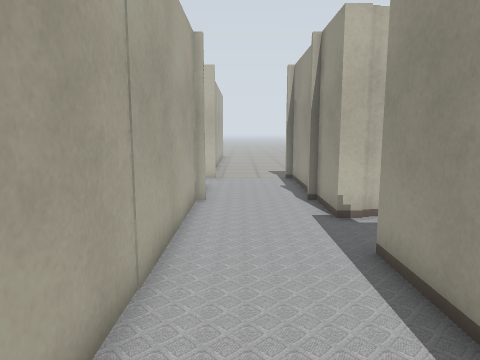
view 1 (above)

24 first-person views from a walk through a world built for the Gazebo simulator. The camera is 1.2 m above the floor, tilts 8° down and sees 70° across. Floor lines are 1 m apart. The floor is counted in squares, 0.5 m on a side. Each view is taken from the middle of a square. On the plan, view 1 faces up. The plan holds only what a view shows up to about 19 squares ahead; the rest is blank. The place goes on beyond the plan. The robots in the file are not drawn. Gazebo's built-in surfaces are drawn with simple patterns. Simple shapes stand in for some stock models. Some surface patterns are stand-ins.

view 2
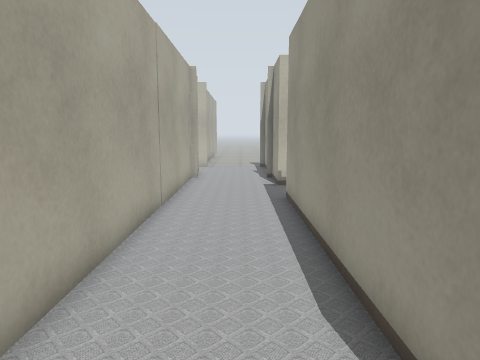

view 3
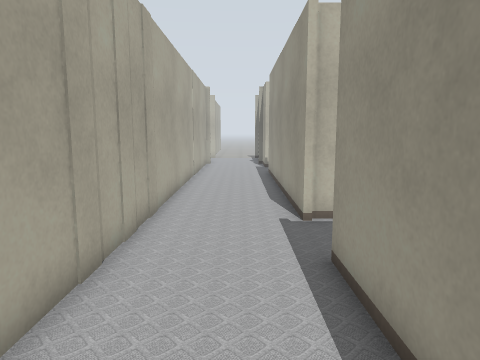

view 4
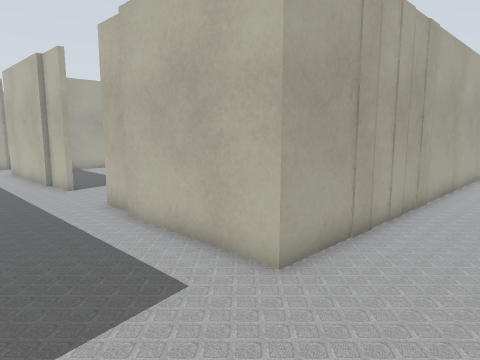

view 5
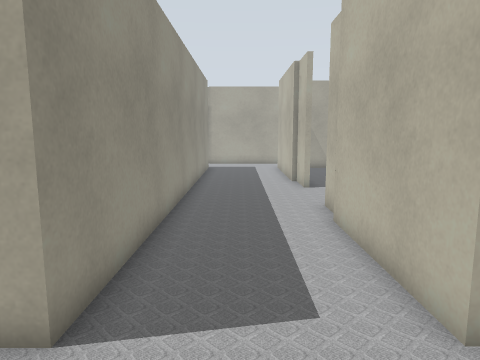

view 6
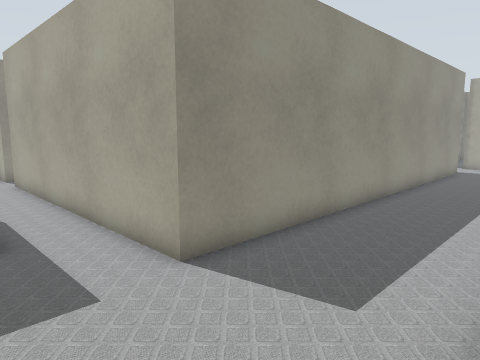

view 7
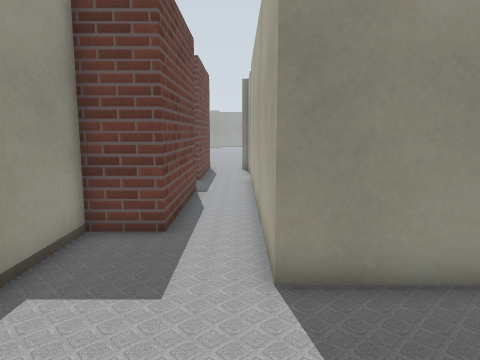

view 8
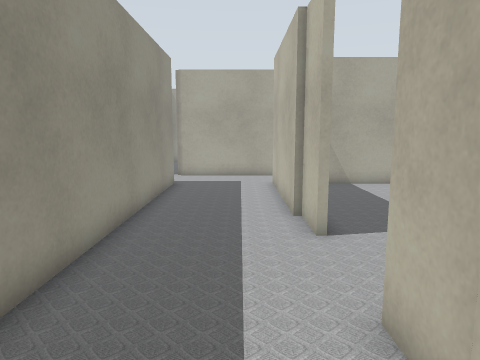

view 9
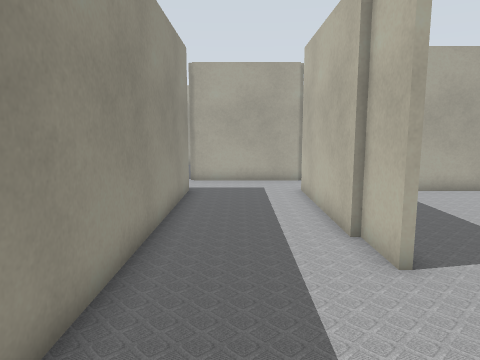

view 10
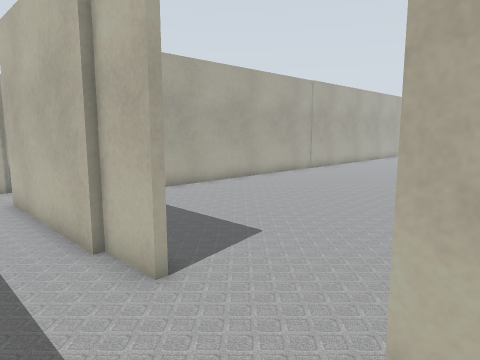

view 11
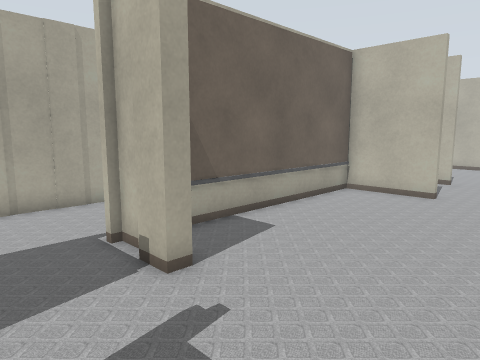

view 12
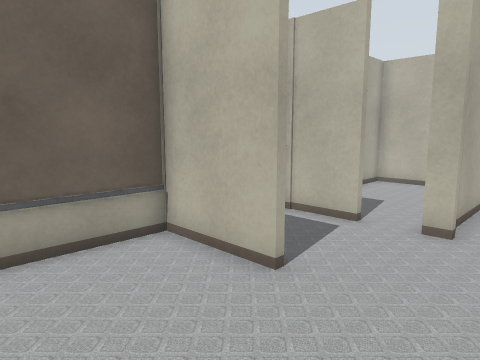

view 13
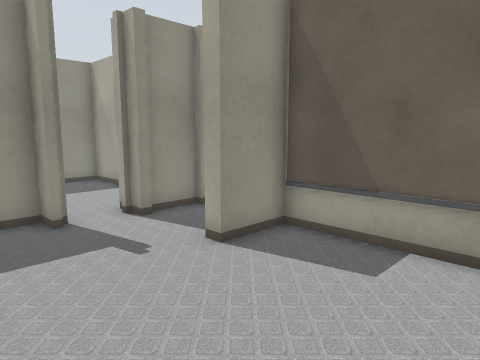

view 14
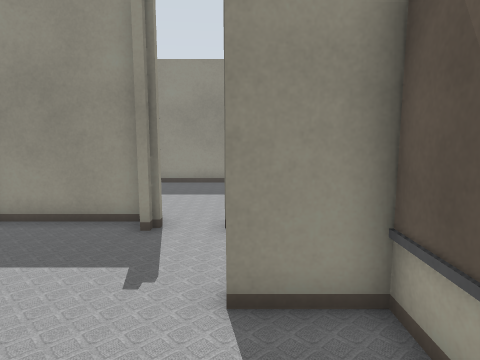

view 15
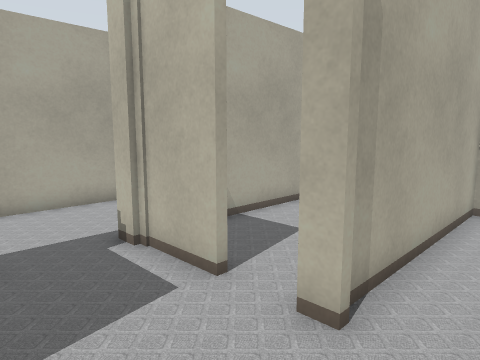

view 16
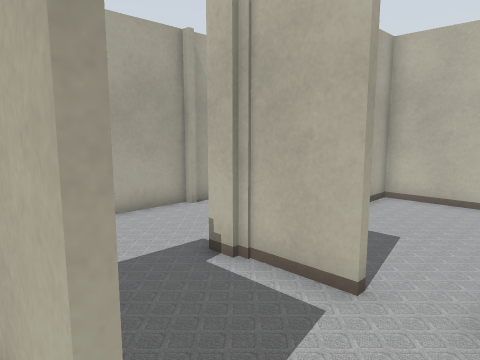

view 17
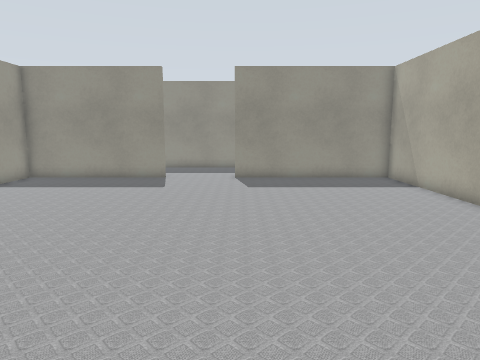

view 18
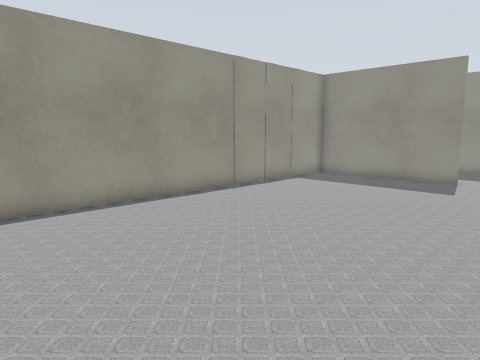

view 19
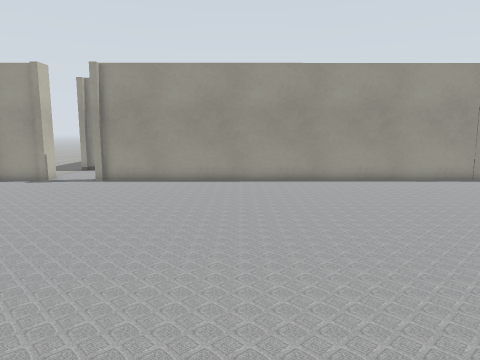

view 20
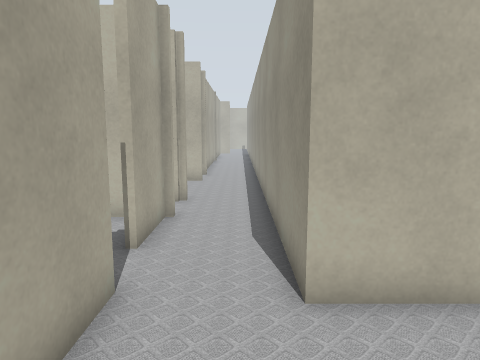

view 21
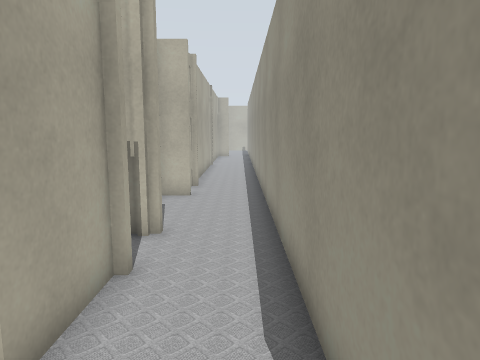

view 22
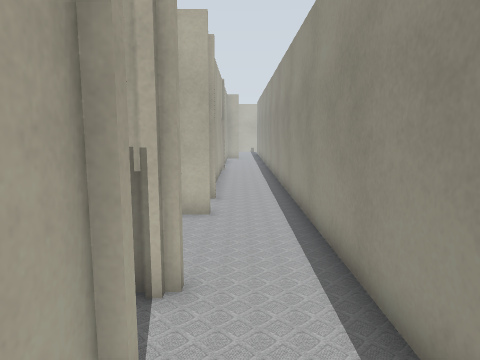

view 23
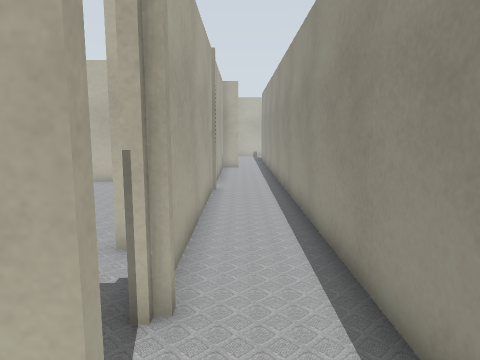

view 24
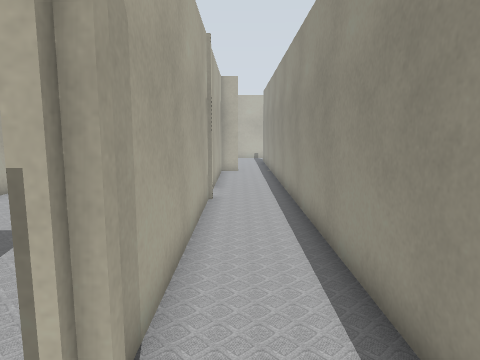

### Floor plan
Points are (right, up) in squares from view 1. A wall is a line through its corners. A room is listed if a view was taken in it or the views show most of it. See-through windows are left out.
Room 1 (views 1, 2, 3, 4, 5, 6, 7, 8, 9, 10, 11, 15, 16, 21, 22, 23, 24)
walls: (2.7, -5) (2.7, 6.6); (3.8, -4.6) (2.9, -4.6); (5.2, -4.4) (5.2, -4.9) (4.1, -4.9); (2.9, -8.1) (4.8, -8.1); (4.8, -7.8) (5.2, -7.8) (5.2, -8.5); (7.4, -8.1) (7.4, -9) (10.5, -9); (2.7, -11.8) (2.7, -7.8); (-7.4, -11.2) (-9.1, -11.2); (3.5, 9.4) (2.7, 9.4) (2.7, 12); (5.9, 9.6) (3.4, 9.6); (-1.1, 11.9) (-1.6, 11.9) (-1.6, -11.5) (-7.1, -11.5); (8.1, 9.6) (7.4, 9.6); (-12.6, -11.2) (-14.8, -11.2); (-1.6, 13) (-1.6, 12.4); (2.7, 13.5) (2.7, 17.6); (-14.6, -11.5) (-21.1, -11.5) (-21.1, 18.5); (2.7, -19) (2.7, -16.1); (2.4, 17.5) (2.4, 18); (-1.2, 18) (-1.2, 17.6); (7.9, 17.8) (7.9, 10.1); (-23.9, -4.1) (-24.5, -4.1); (-23.9, 0.8) (-24.5, 0.8); (-24.1, -6.4) (-24.1, -9.2); (-21.1, -16.1) (-1.6, -16.1) (-1.6, -17.6); (-23.9, -11) (-23.9, -14.4); (-24.1, 13.4) (-24.1, 4); (-24.1, 18.4) (-24.1, 15.2)
ways out: opening at (8, -4.5) to room 2; opening at (8.5, 5.5) to room 2; opening at (-11, -11) to room 3; opening at (-2, 17) to room 3; opening at (-22.5, -15.5) to room 4; gap at (6, 10) to room 5; opening at (-0.5, -17.5); opening at (6, -9)
Room 2 (views 12, 13, 14)
walls: (6.5, 5.5) (3, 5.5) (3, -4.4) (5.2, -4.4)
ways out: opening at (8, -4.5) to room 1; opening at (8.5, 5.5) to room 1
Room 3 (views 17, 18, 19)
walls: (-20.8, 0.6) (-20.8, -11) (-12.6, -11); (-9.1, -11) (-1.9, -11) (-1.9, 14.9); (-1.9, 18) (-1.9, 18.5); (-1.2, 17.6) (-2.2, 17.6) (-2.2, 18)
ways out: opening at (-11, -11) to room 1; opening at (-2, 17) to room 1
Room 4 (view 20)
walls: (-23.9, -14.4) (-23.9, -16.4)
ways out: opening at (-22.5, -15.5) to room 1
Room 5 (no view inside)
walls: (5.9, 17.6) (3, 17.6) (3, 12.5)
ways out: gap at (6, 10) to room 1

Where each view was taken, in squares from view 1:
view 1: 0 up, 0 right, facing up
view 2: 6 down, 1 right, facing up
view 3: 14 down, 1 right, facing up
view 4: 16 down, 2 right, facing up-left
view 5: 14 down, 2 right, facing left
view 6: 11 down, 2 right, facing down-left
view 7: 11 down, 1 left, facing down
view 8: 13 down, 5 left, facing left
view 9: 14 down, 7 left, facing left
view 10: 14 down, 8 left, facing up-left
view 11: 8 down, 10 right, facing up-left
view 12: 1 up, 10 right, facing up-left
view 13: 1 up, 10 right, facing down-left
view 14: 0 up, 5 right, facing down
view 15: 6 up, 10 right, facing up-left
view 16: 5 up, 8 right, facing up-left
view 17: 7 up, 13 left, facing down
view 18: 7 up, 13 left, facing down-right
view 19: 8 up, 19 left, facing right
view 20: 16 down, 22 left, facing up
view 21: 12 down, 22 left, facing up
view 22: 9 down, 23 left, facing up
view 23: 1 down, 23 left, facing up
view 24: 1 up, 23 left, facing up
